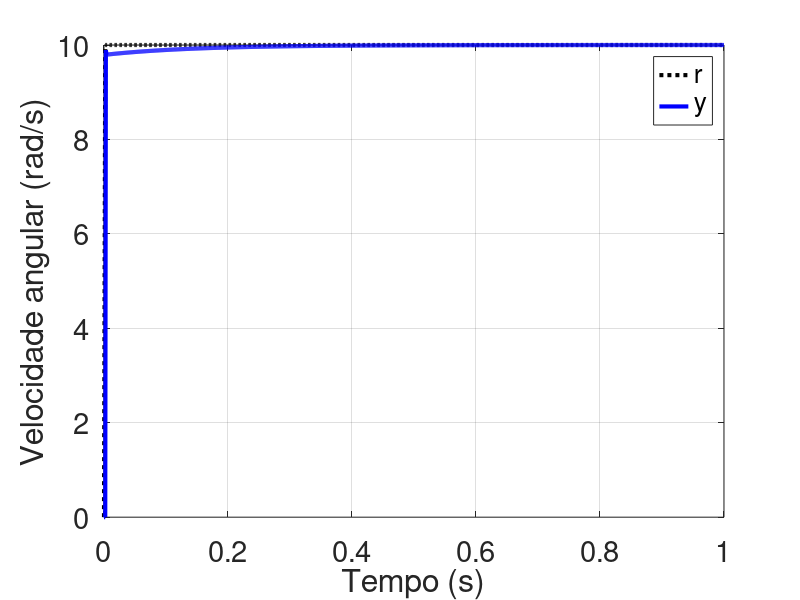
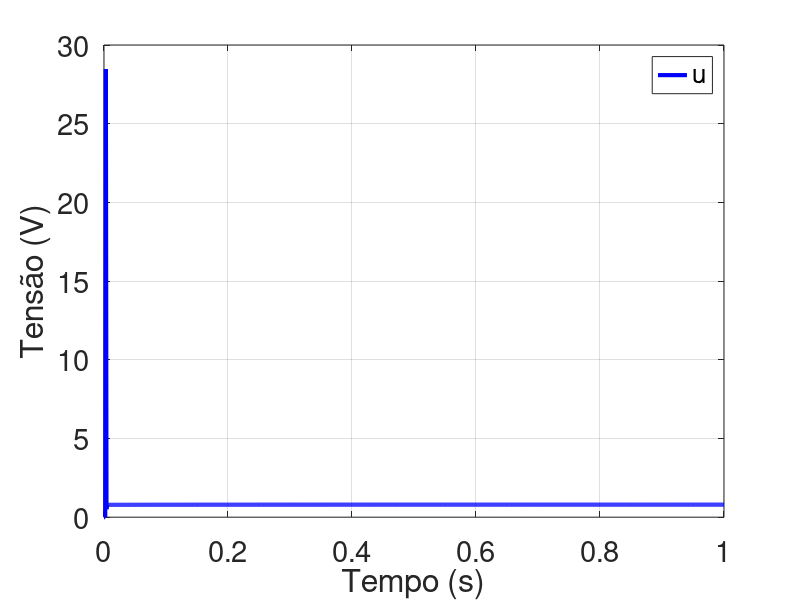

MATLAB code for these plots, in order:
clear all
close all
clc

Ts = 1/1000;
y(1) = 0;
r(1) = 0;
e(1) = 0;
u(1) = 0;

% Uma solução manual
Kp = 1;
Ki = 10;

% Uma solução otimizada
x = [2.82689           20];

Kp = x(1);
Ki = x(2);



for k=2:1000

  t(k) = k*Ts;        % Tempo

  % Referência
  r(k) = 10;

  % Erro de rastreamento
  e(k) = r(k-1) - y(k-1);

  % Ação de controle
  u(k) = u(k-1)+Kp*(e(k)-e(k-1)) + Ki*Ts*e(k) ; % PID

  % discretização usando Euler forwward
  y(k) = ( y(k-1) + 357.3*Ts*u(k) ) / ( 1+28.38*Ts );

end

fonte = 21;

figure
plot(t,r,':k','LineWidth',3)
hold
plot(t,y,'b','LineWidth',3)
grid on;
xlabel('Tempo (s)',"fontsize", fonte);
ylabel('Velocidade angular (rad/s)',"fontsize", fonte);
legend('r', 'y');
set(gcf,'color','white');
h=get(gcf, "currentaxes");
set(h, "fontsize", fonte);

figure
plot(t,u,'b','LineWidth',3)
grid on;
xlabel('Tempo (s)',"fontsize", fonte);
ylabel('Tensão (V)',"fontsize", fonte);
legend('u');
set(gcf,'color','white');
h=get(gcf, "currentaxes");
set(h, "fontsize", fonte);
